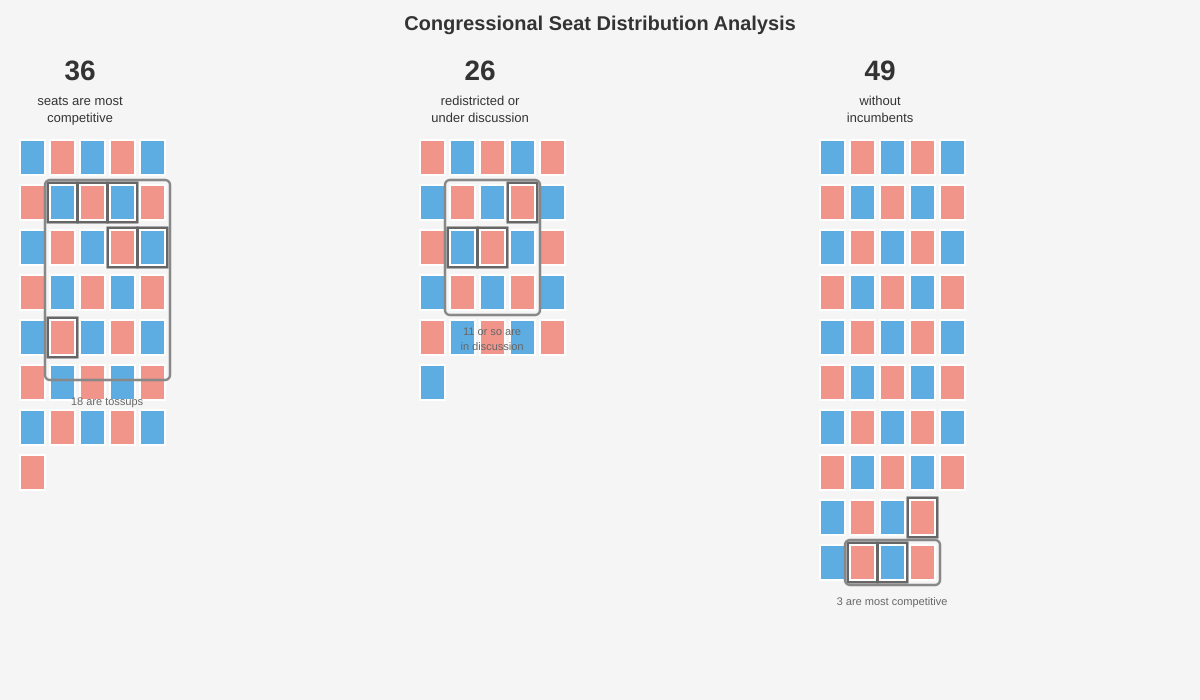

This chart was generated by the following Python code:
import plotly.graph_objects as go
import numpy as np

# Configuration
SEAT_WIDTH = 0.8
SEAT_HEIGHT = 1.2
SPACING_X = 1.0
SPACING_Y = 1.5
SEATS_PER_ROW = 5

def create_seat_grid(num_seats, start_x, party_distribution, highlight_indices=None):
    """
    Create a grid of seat rectangles.

    Args:
        num_seats: Total number of seats
        start_x: Starting x position for the grid
        party_distribution: List of 'D' (Democrat/Blue) or 'R' (Republican/Red) for each seat
        highlight_indices: List of indices to highlight with border

    Returns:
        List of shapes (rectangles)
    """
    shapes = []
    annotations = []

    for i in range(num_seats):
        row = i // SEATS_PER_ROW
        col = i % SEATS_PER_ROW

        x0 = start_x + col * SPACING_X
        y0 = -row * SPACING_Y
        x1 = x0 + SEAT_WIDTH
        y1 = y0 + SEAT_HEIGHT

        # Determine color
        color = '#5DADE2' if party_distribution[i] == 'D' else '#F1948A'

        # Check if this seat should be highlighted
        is_highlighted = highlight_indices and i in highlight_indices

        # Create seat rectangle
        shapes.append(dict(
            type="rect",
            x0=x0, y0=y0, x1=x1, y1=y1,
            fillcolor=color,
            line=dict(color='white', width=2)
        ))

        # Add highlight border if needed
        if is_highlighted:
            shapes.append(dict(
                type="rect",
                x0=x0-0.15, y0=y0-0.15, x1=x1+0.15, y1=y1+0.15,
                fillcolor='rgba(0,0,0,0)',
                line=dict(color='#666666', width=3)
            ))

    return shapes

def create_highlight_box(seat_indices, start_x, label_text, label_x_offset=0, label_y_offset=-2):
    """Create a bounding box around highlighted seats with label."""
    shapes = []
    annotations = []

    if not seat_indices:
        return shapes, annotations

    # Calculate bounding box
    rows = [idx // SEATS_PER_ROW for idx in seat_indices]
    cols = [idx % SEATS_PER_ROW for idx in seat_indices]

    min_row, max_row = min(rows), max(rows)
    min_col, max_col = min(cols), max(cols)

    x0 = start_x + min_col * SPACING_X - 0.2
    y0 = -max_row * SPACING_Y - 0.2
    x1 = start_x + max_col * SPACING_X + SEAT_WIDTH + 0.2
    y1 = -min_row * SPACING_Y + SEAT_HEIGHT + 0.2

    # Create rounded rectangle highlight box
    shapes.append(dict(
        type="rect",
        x0=x0, y0=y0, x1=x1, y1=y1,
        fillcolor='rgba(0,0,0,0)',
        line=dict(color='#888888', width=2.5)
    ))

    # Add label annotation
    annotations.append(dict(
        x=(x0 + x1) / 2 + label_x_offset,
        y=y0 + label_y_offset,
        text=label_text,
        showarrow=True,
        arrowhead=0,
        arrowcolor='#888888',
        arrowwidth=2,
        ax=0,
        ay=-30,
        font=dict(size=13, color='#666666'),
        bgcolor='rgba(255,255,255,0.9)',
        borderpad=4
    ))

    return shapes, annotations

# Generate dummy data for three categories
# Category 1: 36 seats - most competitive (18 tossups highlighted)
cat1_seats = 36
cat1_distribution = ['D'] * 18 + ['R'] * 18
np.random.shuffle(cat1_distribution)
cat1_highlight = [5, 6, 7, 10, 11, 12, 13, 15, 16, 17, 20, 21, 22, 25, 26, 27, 30, 31]  # 18 tossups

# Category 2: 26 seats - redistricted or under discussion (11 in discussion)
cat2_seats = 26
cat2_distribution = ['D'] * 13 + ['R'] * 13
np.random.shuffle(cat2_distribution)
cat2_highlight = [3, 4, 5, 6, 8, 9, 10, 12, 13, 18, 19]  # 11 in discussion

# Category 3: 49 seats - without incumbents (3 most competitive)
cat3_seats = 49
cat3_distribution = ['D'] * 24 + ['R'] * 25
np.random.shuffle(cat3_distribution)
cat3_highlight = [44, 45, 46]  # 3 most competitive

# Create figure
fig = go.Figure()

# Starting positions for each category
x_positions = [0, 15, 30]
all_shapes = []
all_annotations = []

# Category 1: Most competitive seats
shapes1 = create_seat_grid(cat1_seats, x_positions[0], cat1_distribution, cat1_highlight)
all_shapes.extend(shapes1)

highlight_shapes1, highlight_annot1 = create_highlight_box(
    cat1_highlight, x_positions[0], "18 are tossups", label_y_offset=-3
)
all_shapes.extend(highlight_shapes1)
all_annotations.extend(highlight_annot1)

# Add title for category 1
all_annotations.append(dict(
    x=x_positions[0] + 2,
    y=3,
    text="<b>36</b><br>seats are most<br>competitive",
    showarrow=False,
    font=dict(size=16, color='#333333'),
    align='center'
))

# Category 2: Redistricted or under discussion
shapes2 = create_seat_grid(cat2_seats, x_positions[1], cat2_distribution, cat2_highlight)
all_shapes.extend(shapes2)

highlight_shapes2, highlight_annot2 = create_highlight_box(
    cat2_highlight, x_positions[1], "11 or so are<br>in discussion", label_y_offset=-2.5
)
all_shapes.extend(highlight_shapes2)
all_annotations.extend(highlight_annot2)

# Add title for category 2
all_annotations.append(dict(
    x=x_positions[1] + 2,
    y=3,
    text="<b>26</b><br>redistricted or<br>under discussion",
    showarrow=False,
    font=dict(size=16, color='#333333'),
    align='center'
))

# Category 3: Without incumbents
shapes3 = create_seat_grid(cat3_seats, x_positions[2], cat3_distribution, cat3_highlight)
all_shapes.extend(shapes3)

highlight_shapes3, highlight_annot3 = create_highlight_box(
    cat3_highlight, x_positions[2], "3 are most competitive", label_y_offset=-1.5
)
all_shapes.extend(highlight_shapes3)
all_annotations.extend(highlight_annot3)

# Add title for category 3
all_annotations.append(dict(
    x=x_positions[2] + 2,
    y=3,
    text="<b>49</b><br>without<br>incumbents",
    showarrow=False,
    font=dict(size=16, color='#333333'),
    align='center'
))

# Update layout
fig.update_layout(
    shapes=all_shapes,
    annotations=all_annotations,
    width=1200,
    height=700,
    plot_bgcolor='#F5F5F5',
    xaxis=dict(
        showgrid=False,
        showticklabels=False,
        zeroline=False,
        range=[-2, 36]
    ),
    yaxis=dict(
        showgrid=False,
        showticklabels=False,
        zeroline=False,
        range=[-18, 5]
    ),
    margin=dict(l=20, r=20, t=40, b=20),
    title=dict(
        text="Congressional Seat Distribution Analysis",
        font=dict(size=20, color='#333333'),
        x=0.5,
        xanchor='center'
    )
)

# Add dummy trace (required for plotly to render)
fig.add_trace(go.Scatter(
    x=[None],
    y=[None],
    mode='markers',
    showlegend=False
))

# Show the figure
fig.show()

# Optionally save as HTML
fig.write_html("seat_visualization.html")
print("Visualization saved as 'seat_visualization.html'")
